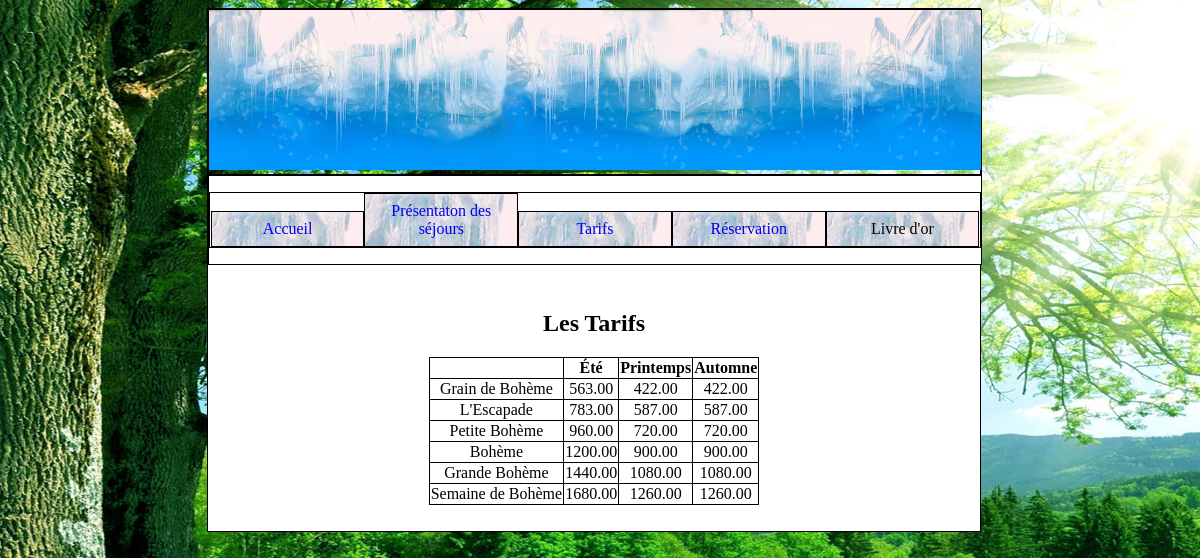
The page /index.php?section=tarifs on the database its author committed.
### tables this page shows
CREATE TABLE IF NOT EXISTS `tarif` (
  `TarifSejour` decimal(6,2) DEFAULT NULL,
  `NbJours` int(11) NOT NULL,
  `NumSaison` int(11) NOT NULL,
  PRIMARY KEY (`NbJours`,`NumSaison`),
  KEY `FK_Tarif_NumSaison` (`NumSaison`)
);

CREATE TABLE IF NOT EXISTS `duree` (
  `NbJours` int(11) NOT NULL,
  `NomSejour` varchar(25) DEFAULT NULL,
  PRIMARY KEY (`NbJours`)
);

### controleur/tarifs.php (called while the page is built)
<?php
	include_once('modele/mod_tarifs.php');
	$lesTarifs=getTarifs();
	include_once('vue/vue_tarifs.php');
?>

### modele/mod_tarifs.php (called while the page is built)
<?php
	function getTarifs(){
		global $bdd;
		$req=$bdd->prepare("SELECT * FROM duree, saison, tarif WHERE duree.NbJours=tarif.NbJours AND tarif.NumSaison=saison.NumSaison ORDER BY duree.NbJours, tarif.NumSaison");
		$req->execute();
		$tarifs=$req->fetchAll();
		return $tarifs;
	}
?>

### vue/vue_tarifs.php (the view)
<?php
	include_once('vue/header.php');
?>
<section><br/>
	<h1>Les Tarifs</h1>
        <div id="tarif">
            <table border=1>
                    <tr><th></th><th>Été</th><th>Printemps</th><th>Automne</th></tr>
                    <?php
                    $i=0;
                            foreach($lesTarifs as $unTarif){
                                    if($i%3==0)
                                    {
                                            $sejour=$unTarif['NomSejour'];
                                            echo "<tr><td>$sejour</td>";
                                    }
                                    $tarif=$unTarif['TarifSejour'];
                                    echo "<td>$tarif</td>";
                                    if($i%3==2)
                                    {
                                            echo "</tr>";
                                    }
                                    $i++;
                            }
                    ?>
            </table>
        </div><br />
</section>

### vue/style.css (style rules this page uses)
html, body { width: 99% ; background: url('img/background_test2.png') no-repeat center center fixed ; background-size: cover ; }
body { width: 65% ; border: 1px black solid ; margin-left: auto ; margin-right: auto ; }
section { width: 98% ; background-color: white ; text-align: center ; padding: 1% ; }
section #tarif table { margin: auto ; }
section table { border : 1px black solid ; border-collapse: collapse ; }
section table td { border: 1px black solid ; }
section table th { border: 1px black solid ; }

### rows shown on the page
tarif: NbJours.NomSejour "Grain de Bohème", TarifSejour "563.00"
tarif: TarifSejour "422.00"
tarif: TarifSejour "422.00"
tarif: NbJours.NomSejour "L'Escapade", TarifSejour "783.00"
tarif: TarifSejour "587.00"
tarif: TarifSejour "587.00"
tarif: NbJours.NomSejour "Petite Bohème", TarifSejour "960.00"
tarif: TarifSejour "720.00"
tarif: TarifSejour "720.00"
tarif: NbJours.NomSejour "Bohème", TarifSejour "1200.00"
tarif: TarifSejour "900.00"
tarif: TarifSejour "900.00"
tarif: NbJours.NomSejour "Grande Bohème", TarifSejour "1440.00"
tarif: TarifSejour "1080.00"
tarif: TarifSejour "1080.00"
tarif: NbJours.NomSejour "Semaine de Bohème", TarifSejour "1680.00"
tarif: TarifSejour "1260.00"
tarif: TarifSejour "1260.00"
